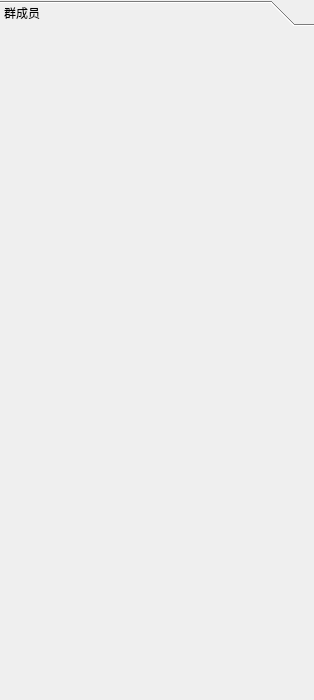
<?xml version="1.0" encoding="UTF-8"?>
<ui version="4.0">
 <class>DialogList</class>
 <widget class="QWidget" name="DialogList">
  <property name="geometry">
   <rect>
    <x>0</x>
    <y>0</y>
    <width>314</width>
    <height>700</height>
   </rect>
  </property>
  <property name="windowTitle">
   <string>Form</string>
  </property>
  <layout class="QVBoxLayout" name="verticalLayout">
   <property name="leftMargin">
    <number>0</number>
   </property>
   <property name="topMargin">
    <number>0</number>
   </property>
   <property name="rightMargin">
    <number>0</number>
   </property>
   <item>
    <widget class="QToolBox" name="toolBox">
     <property name="currentIndex">
      <number>0</number>
     </property>
     <widget class="QWidget" name="page">
      <property name="geometry">
       <rect>
        <x>0</x>
        <y>0</y>
        <width>314</width>
        <height>657</height>
       </rect>
      </property>
      <attribute name="label">
       <string>群成员</string>
      </attribute>
      <layout class="QVBoxLayout" name="vLayout"/>
     </widget>
    </widget>
   </item>
  </layout>
 </widget>
 <resources/>
 <connections/>
</ui>
